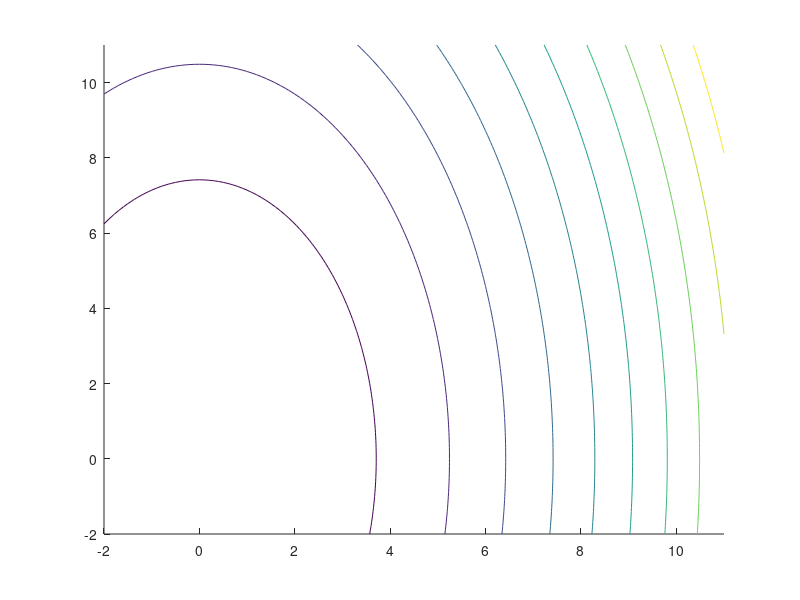

The MATLAB source for this figure: (Note: this script raises an error after producing the figure.)
clear all
close all
clc

T=500;
kkk=3; % plot each kkk data point
d=2;



x0=[10,10]';
mu = 5*1e-3;
L = 2*1e-2;
H = [L,0;0,mu];
l = norm(H*x0);

epsilon_shadow = 0.5;



%% Contour Plot
x = -2:0.1:11;
y = -2:0.1:11;
[X,Y] = meshgrid(x,y);
Z = H(1,1)*X.^2+ H(2,2)*Y.^2;
contour(X,Y,Z,'Color',[0.5,0.5,0.5]);hold on



% GF
dt = 1e-3;
t = 0:dt:T;
x = zeros(d,length(t));
M = zeros(d,length(t));
x(:,1) = x0;
for k = 1:(length(t)-1)
    x(:,k+1)=x(:,k)-dt*(H*x(:,k));
end

% plotting the shadow bound
for i = 1:400:length(x(1,:))
    h0=circle(x(1,i),x(2,i),epsilon_shadow); hold on
end

hold on;
h1=plot(x(1,:),x(2,:),'m','Linewidth',2);



% GD
x0=[10,10+epsilon_shadow]';
bench = 2*epsilon_shadow*mu/(l*L);

%dt = epsilon_shadow*mu/(l*L)
dt = bench;

t = 0:dt:T;
x = zeros(d,length(t));
x(:,1) = x0;
for k = 1:(length(t)-1)
    x(:,k+1)=x(:,k)-dt*(H*x(:,k));
end

hold on;
h2=plot(x(1,1:kkk:size(x,2)),x(2,1:kkk:size(x,2)),'+','Color','k');
l=legend([h2,h1,h0,],{['GD, \eta = ',num2str(dt)],'GF solution',['\epsilon - Shadow, \epsilon = ',num2str(epsilon_shadow)]},'location','best');
l.FontSize=16;

function h = circle(x,y,r)
hold on
th = 0:pi/50:2*pi;
xunit = r * cos(th) + x;
yunit = r * sin(th) + y;
h=fill(xunit,yunit,'c','LineStyle','none');
hold off;
end

